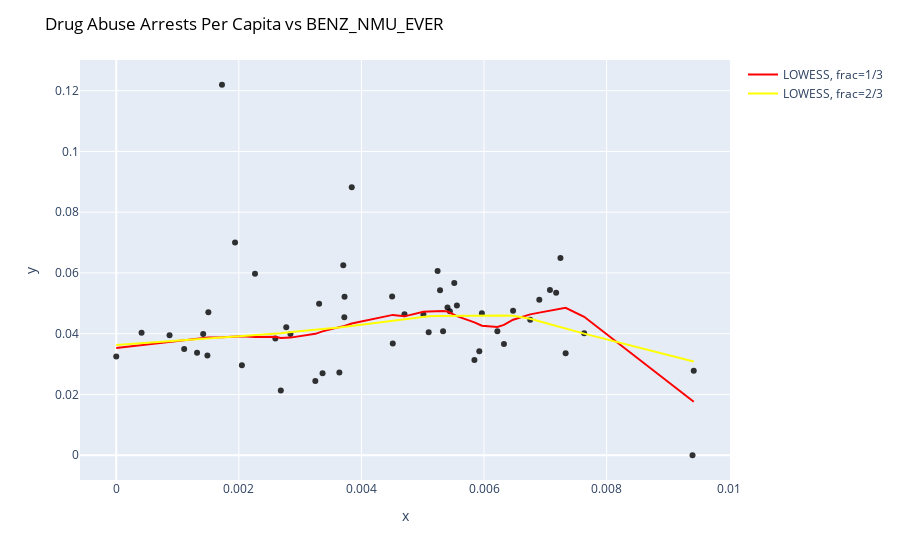

The cell this chart's notebook holds for it:
### Code cell
# BENZ_NMU_EVER
endog = final_data["BENZ_NMU_EVER"].values
endog
exogvals = X2["drug_abuse_arrests_PerCapita"]
exog = exogvals.values
# x values 
#X1
#X2
# y values
#final_data["OP_NMU_EVER"]
#final_data["BENZ_NMU_EVER"]
#final_data["STIM_NMU_EVER"]
#final_data["GABA_NMU_EVER"]
#final_data["ILL_USE"]
new_y = lowess(endog, exog, frac=1./3)
new_y2 = lowess(endog, exog, frac=2/3)
new_y3 = lowess(endog, exog, frac=1/5)


fig = px.scatter(df, x=exog, y=endog, 
                 opacity=0.8, color_discrete_sequence=['black'])

fig.update_layout(title=dict(text="Drug Abuse Arrests Per Capita vs BENZ_NMU_EVER ", 
                             font=dict(color='black')))
# Add the prediction line
fig.add_traces(go.Scatter(x=new_y[:,0], y=new_y[:,1], name='LOWESS, frac=1/3', line=dict(color='red')))
fig.add_traces(go.Scatter(x=new_y2[:,0], y=new_y2[:,1], name='LOWESS, frac=2/3', line=dict(color='yellow')))
#fig.add_traces(go.Scatter(x=new_y3[:,0], y=new_y3[:,1], name='LOWESS, frac=1/5', line=dict(color='blue')))
